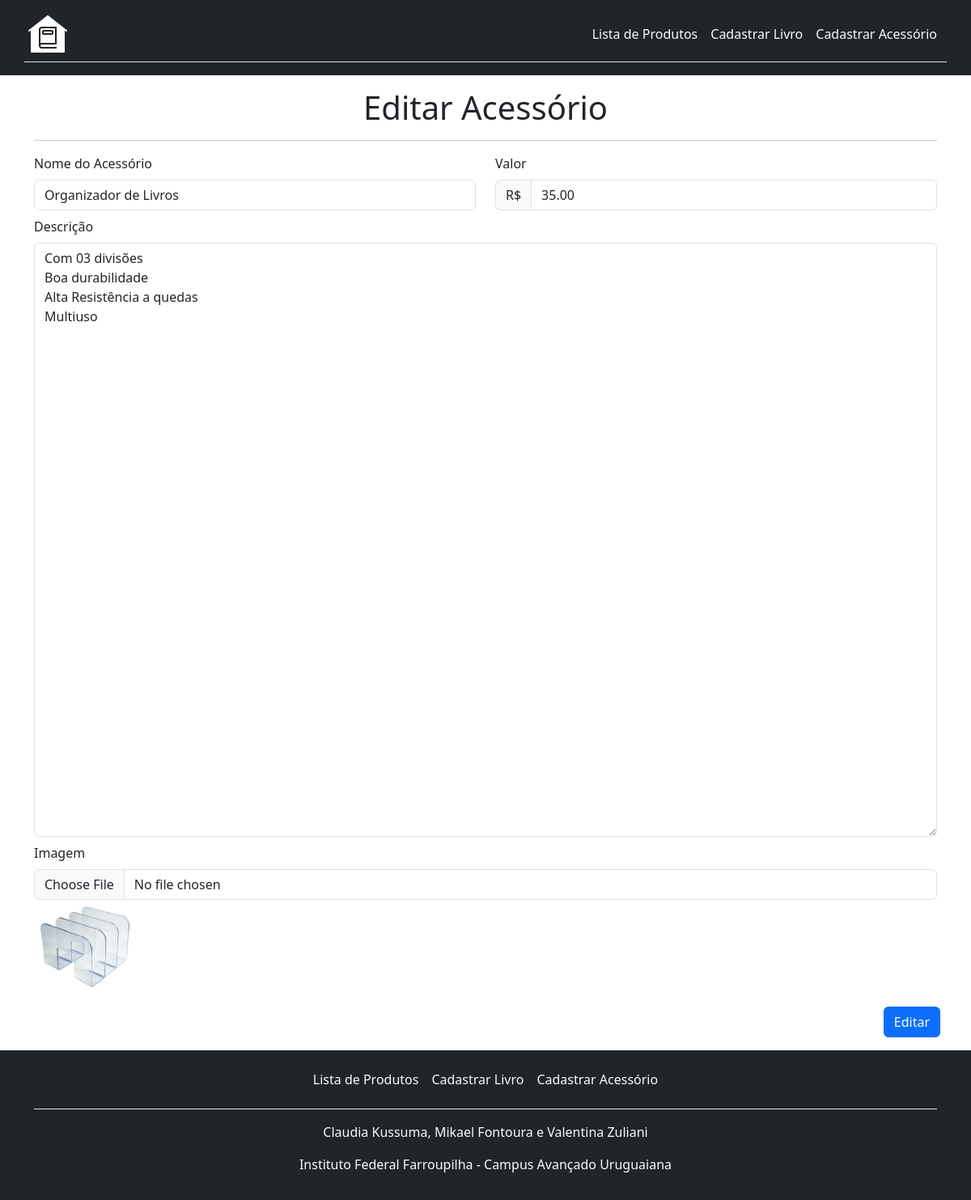
The app's page /edit_acessorio.php?id_acessorio=1 with its own data.
### tables this page shows
CREATE TABLE `acessorio` (
  `id_acessorio` int(11) NOT NULL,
  `nome` varchar(255) NOT NULL,
  `descricao` text NOT NULL,
  `valor` decimal(10,2) NOT NULL,
  `imagem` varchar(255) NOT NULL
);

### edit_acessorio.php (the view, shortened to what this page needs)
<?php
$conexao = conectar();
$id_acessorio = $_GET['id_acessorio'];
$sql = "SELECT * FROM acessorio WHERE id_acessorio=$id_acessorio";
$resultado = mysqli_query($conexao, $sql);
$dados = mysqli_fetch_assoc($resultado);
?>
<!DOCTYPE html>
<html lang="pt-BR">
<head>
    <link href="https://cdn.jsdelivr.net/npm/bootstrap@5.3.2/dist/css/bootstrap.min.css" rel="stylesheet">
</head>
<body>
    <header>
        <nav class="navbar navbar-expand-sm bg-dark pb-2">
            <div class="container border-bottom p-1 mb-2">
                <img src="./assets/logo.png" class="navbar-brand me-3" width="50" height="auto">
                <ul class="navbar-nav text-end">
                    <li class="nav-item"><a class="nav-link link-body-emphasis px-2 text-light" href="index.php">Lista de Produtos</a></li>
                    <li class="nav-item"><a class="nav-link link-body-emphasis px-2 text-light" href="cad_livro.php">Cadastrar Livro</a></li>
                    <li class="nav-item"><a class="nav-link link-body-emphasis px-2 text-light" href="cad_acessorios.php">Cadastrar Acessório</a></li>
                </ul>
            </div>
        </nav>
    </header>
    <main class="container pt-3 pb-2">
        <div class="row">
            <div class="col-xl-12">
                <div class="text-center">
                    <h1>Editar Acessório</h1>
                    <hr>
                </div>
            </div>
        </div>
        <form action="processa_acessorio.php" method="POST" enctype="multipart/form-data">
            <div class="row">
                <div class="col-xl-6 pb-2">
                    <label class="form-label">Nome do Acessório</label>
                    <input class="form-control" type="text" name="nome" value="<?php echo $dados['nome']?>" required>
                </div>
                <div class="col-xl-6 pb-2">
                    <label class="form-label">Valor</label>
                    <div class="input-group">
                        <span class="input-group-text">R$</span>
                        <input type="text" name="valor" class="form-control" placeholder="20.50" value="<?php echo $dados['valor']?>" required>
                    </div>
                </div>
            </div>
            <div class="row">
                <div class="col-xl-12 pb-2">
                    <label class="form-label">Descrição</label>
                    <textarea class="form-control" name="descricao" id="texto" cols="100" rows="30" required><?php echo $dados['descricao']?></textarea>
                </div>
            </div>
            <div class="row">
                <div class="col-xl-12 pb-2">
                    <label class="form-label">Imagem</label>
                    <input class="form-control" type="file" name="imagem" required>
                    <div class="p-2"><img src="<?php echo $dados['imagem']?>" height="100px" width="auto"></div>
                </div>
            </div>
            <div class="row">
                <div class="p-2 text-end">
                    <button class="btn btn-primary" type="submit" name="editar">Editar</button>
                </div>
            </div>
        </form>
    </main>
    <footer class="py-3 bg-dark text-light">
        <div class="container">
            <ul class="nav justify-content-center border-bottom pb-3 mb-3">
                <li class="nav-item"><a class="nav-link link-body-emphasis px-2 text-light" href="index.php">Lista de Produtos</a></li>
                <li class="nav-item"><a class="nav-link link-body-emphasis px-2 text-light" href="cad_livro.php">Cadastrar Livro</a></li>
                <li class="nav-item"><a class="nav-link link-body-emphasis px-2 text-light" href="cad_acessorios.php">Cadastrar Acessório</a></li>
            </ul>
            <p class="text-center text-light">Claudia Kussuma, Mikael Fontoura e Valentina Zuliani</p>
            <p class="text-center text-light">Instituto Federal Farroupilha - Campus Avançado Uruguaiana</p>
        </div>
    </footer>
</body>
</html>

### records on screen
acessorio: nome "Organizador de Livros", valor "35.00", descricao "Com 03 divisões Boa durabilidade Alta Resistência a quedas Multiuso", imagem (picture)
